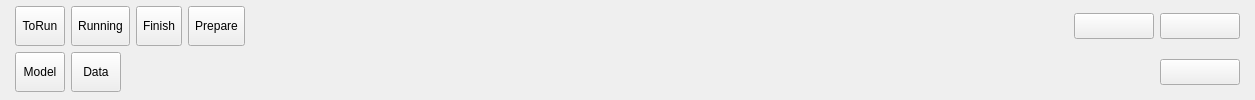
<?xml version="1.0" encoding="UTF-8"?>
<ui version="4.0">
 <class>OgmMiniTopWidget</class>
 <widget class="QWidget" name="OgmMiniTopWidget">
  <property name="geometry">
   <rect>
    <x>0</x>
    <y>0</y>
    <width>1255</width>
    <height>100</height>
   </rect>
  </property>
  <property name="sizePolicy">
   <sizepolicy hsizetype="Preferred" vsizetype="Preferred">
    <horstretch>0</horstretch>
    <verstretch>0</verstretch>
   </sizepolicy>
  </property>
  <property name="minimumSize">
   <size>
    <width>0</width>
    <height>0</height>
   </size>
  </property>
  <property name="maximumSize">
   <size>
    <width>16777215</width>
    <height>16777215</height>
   </size>
  </property>
  <property name="windowTitle">
   <string>Form</string>
  </property>
  <layout class="QVBoxLayout" name="verticalLayout">
   <property name="spacing">
    <number>0</number>
   </property>
   <property name="leftMargin">
    <number>15</number>
   </property>
   <property name="topMargin">
    <number>0</number>
   </property>
   <property name="rightMargin">
    <number>15</number>
   </property>
   <property name="bottomMargin">
    <number>0</number>
   </property>
   <item>
    <widget class="QWidget" name="widgetMiniTopTask" native="true">
     <property name="sizePolicy">
      <sizepolicy hsizetype="Preferred" vsizetype="Fixed">
       <horstretch>0</horstretch>
       <verstretch>0</verstretch>
      </sizepolicy>
     </property>
     <property name="minimumSize">
      <size>
       <width>0</width>
       <height>40</height>
      </size>
     </property>
     <property name="maximumSize">
      <size>
       <width>16777215</width>
       <height>40</height>
      </size>
     </property>
     <property name="statusTip">
      <string>widget-miniTop</string>
     </property>
     <layout class="QHBoxLayout" name="horizontalLayout_3">
      <property name="leftMargin">
       <number>0</number>
      </property>
      <property name="topMargin">
       <number>0</number>
      </property>
      <property name="rightMargin">
       <number>0</number>
      </property>
      <property name="bottomMargin">
       <number>0</number>
      </property>
      <item>
       <widget class="QWidget" name="widget_4" native="true">
        <property name="minimumSize">
         <size>
          <width>80</width>
          <height>0</height>
         </size>
        </property>
        <layout class="QHBoxLayout" name="horizontalLayout_4">
         <property name="spacing">
          <number>6</number>
         </property>
         <property name="leftMargin">
          <number>0</number>
         </property>
         <property name="topMargin">
          <number>0</number>
         </property>
         <property name="rightMargin">
          <number>0</number>
         </property>
         <property name="bottomMargin">
          <number>0</number>
         </property>
         <item>
          <widget class="QToolButton" name="btnToRunMiniTop">
           <property name="sizePolicy">
            <sizepolicy hsizetype="Fixed" vsizetype="Expanding">
             <horstretch>0</horstretch>
             <verstretch>0</verstretch>
            </sizepolicy>
           </property>
           <property name="minimumSize">
            <size>
             <width>50</width>
             <height>0</height>
            </size>
           </property>
           <property name="maximumSize">
            <size>
             <width>50</width>
             <height>16777215</height>
            </size>
           </property>
           <property name="statusTip">
            <string>btn-miniTopLeft</string>
           </property>
           <property name="text">
            <string>ToRun</string>
           </property>
           <property name="checkable">
            <bool>true</bool>
           </property>
          </widget>
         </item>
         <item>
          <widget class="QToolButton" name="btnRunningMiniTop">
           <property name="sizePolicy">
            <sizepolicy hsizetype="Fixed" vsizetype="Expanding">
             <horstretch>0</horstretch>
             <verstretch>0</verstretch>
            </sizepolicy>
           </property>
           <property name="statusTip">
            <string>btn-miniTopLeft</string>
           </property>
           <property name="text">
            <string>Running</string>
           </property>
           <property name="checkable">
            <bool>true</bool>
           </property>
          </widget>
         </item>
         <item>
          <widget class="QToolButton" name="btnFinishMiniTop">
           <property name="sizePolicy">
            <sizepolicy hsizetype="Fixed" vsizetype="Expanding">
             <horstretch>0</horstretch>
             <verstretch>0</verstretch>
            </sizepolicy>
           </property>
           <property name="statusTip">
            <string>btn-miniTopLeft</string>
           </property>
           <property name="text">
            <string>Finish</string>
           </property>
           <property name="checkable">
            <bool>true</bool>
           </property>
          </widget>
         </item>
         <item>
          <widget class="QToolButton" name="btnPrepareMintop">
           <property name="sizePolicy">
            <sizepolicy hsizetype="Fixed" vsizetype="Expanding">
             <horstretch>0</horstretch>
             <verstretch>0</verstretch>
            </sizepolicy>
           </property>
           <property name="statusTip">
            <string>btn-miniTopLeft</string>
           </property>
           <property name="text">
            <string>Prepare</string>
           </property>
           <property name="checkable">
            <bool>true</bool>
           </property>
          </widget>
         </item>
        </layout>
       </widget>
      </item>
      <item>
       <spacer name="horizontalSpacer_2">
        <property name="orientation">
         <enum>Qt::Horizontal</enum>
        </property>
        <property name="sizeHint" stdset="0">
         <size>
          <width>40</width>
          <height>20</height>
         </size>
        </property>
       </spacer>
      </item>
      <item>
       <widget class="QWidget" name="widget_5" native="true">
        <property name="minimumSize">
         <size>
          <width>50</width>
          <height>0</height>
         </size>
        </property>
        <layout class="QHBoxLayout" name="horizontalLayout_5">
         <property name="leftMargin">
          <number>0</number>
         </property>
         <property name="topMargin">
          <number>0</number>
         </property>
         <property name="rightMargin">
          <number>0</number>
         </property>
         <property name="bottomMargin">
          <number>0</number>
         </property>
         <item>
          <widget class="QToolButton" name="btnNewTaskMiniTop">
           <property name="minimumSize">
            <size>
             <width>80</width>
             <height>26</height>
            </size>
           </property>
           <property name="maximumSize">
            <size>
             <width>80</width>
             <height>16777215</height>
            </size>
           </property>
           <property name="statusTip">
            <string>btn-miniTopRight</string>
           </property>
           <property name="text">
            <string/>
           </property>
          </widget>
         </item>
         <item>
          <widget class="QToolButton" name="btnOpenTaskMiniTop">
           <property name="minimumSize">
            <size>
             <width>80</width>
             <height>26</height>
            </size>
           </property>
           <property name="maximumSize">
            <size>
             <width>80</width>
             <height>16777215</height>
            </size>
           </property>
           <property name="statusTip">
            <string>btn-miniTopRight</string>
           </property>
           <property name="text">
            <string/>
           </property>
          </widget>
         </item>
        </layout>
       </widget>
      </item>
     </layout>
    </widget>
   </item>
   <item>
    <widget class="QWidget" name="widgetMiniTopServer" native="true">
     <property name="sizePolicy">
      <sizepolicy hsizetype="Preferred" vsizetype="Fixed">
       <horstretch>0</horstretch>
       <verstretch>0</verstretch>
      </sizepolicy>
     </property>
     <property name="minimumSize">
      <size>
       <width>0</width>
       <height>40</height>
      </size>
     </property>
     <property name="maximumSize">
      <size>
       <width>16777215</width>
       <height>40</height>
      </size>
     </property>
     <property name="statusTip">
      <string>widget-miniTop</string>
     </property>
     <layout class="QHBoxLayout" name="horizontalLayout">
      <property name="leftMargin">
       <number>0</number>
      </property>
      <property name="topMargin">
       <number>0</number>
      </property>
      <property name="rightMargin">
       <number>0</number>
      </property>
      <property name="bottomMargin">
       <number>0</number>
      </property>
      <item>
       <widget class="QToolButton" name="btnMiniTopModelServer">
        <property name="sizePolicy">
         <sizepolicy hsizetype="Fixed" vsizetype="Expanding">
          <horstretch>0</horstretch>
          <verstretch>0</verstretch>
         </sizepolicy>
        </property>
        <property name="minimumSize">
         <size>
          <width>50</width>
          <height>0</height>
         </size>
        </property>
        <property name="maximumSize">
         <size>
          <width>50</width>
          <height>16777215</height>
         </size>
        </property>
        <property name="statusTip">
         <string>btn-miniTopLeft</string>
        </property>
        <property name="text">
         <string>Model</string>
        </property>
        <property name="checkable">
         <bool>true</bool>
        </property>
       </widget>
      </item>
      <item>
       <widget class="QToolButton" name="btnMiniTopDataServer">
        <property name="sizePolicy">
         <sizepolicy hsizetype="Fixed" vsizetype="Expanding">
          <horstretch>0</horstretch>
          <verstretch>0</verstretch>
         </sizepolicy>
        </property>
        <property name="minimumSize">
         <size>
          <width>50</width>
          <height>0</height>
         </size>
        </property>
        <property name="maximumSize">
         <size>
          <width>50</width>
          <height>16777215</height>
         </size>
        </property>
        <property name="statusTip">
         <string>btn-miniTopLeft</string>
        </property>
        <property name="text">
         <string>Data</string>
        </property>
        <property name="checkable">
         <bool>true</bool>
        </property>
       </widget>
      </item>
      <item>
       <spacer name="horizontalSpacer">
        <property name="orientation">
         <enum>Qt::Horizontal</enum>
        </property>
        <property name="sizeHint" stdset="0">
         <size>
          <width>40</width>
          <height>20</height>
         </size>
        </property>
       </spacer>
      </item>
      <item>
       <widget class="QToolButton" name="btnNewServer">
        <property name="minimumSize">
         <size>
          <width>80</width>
          <height>26</height>
         </size>
        </property>
        <property name="maximumSize">
         <size>
          <width>80</width>
          <height>26</height>
         </size>
        </property>
        <property name="statusTip">
         <string>btn-miniTopRight</string>
        </property>
        <property name="text">
         <string/>
        </property>
       </widget>
      </item>
     </layout>
    </widget>
   </item>
  </layout>
 </widget>
 <resources/>
 <connections/>
</ui>
